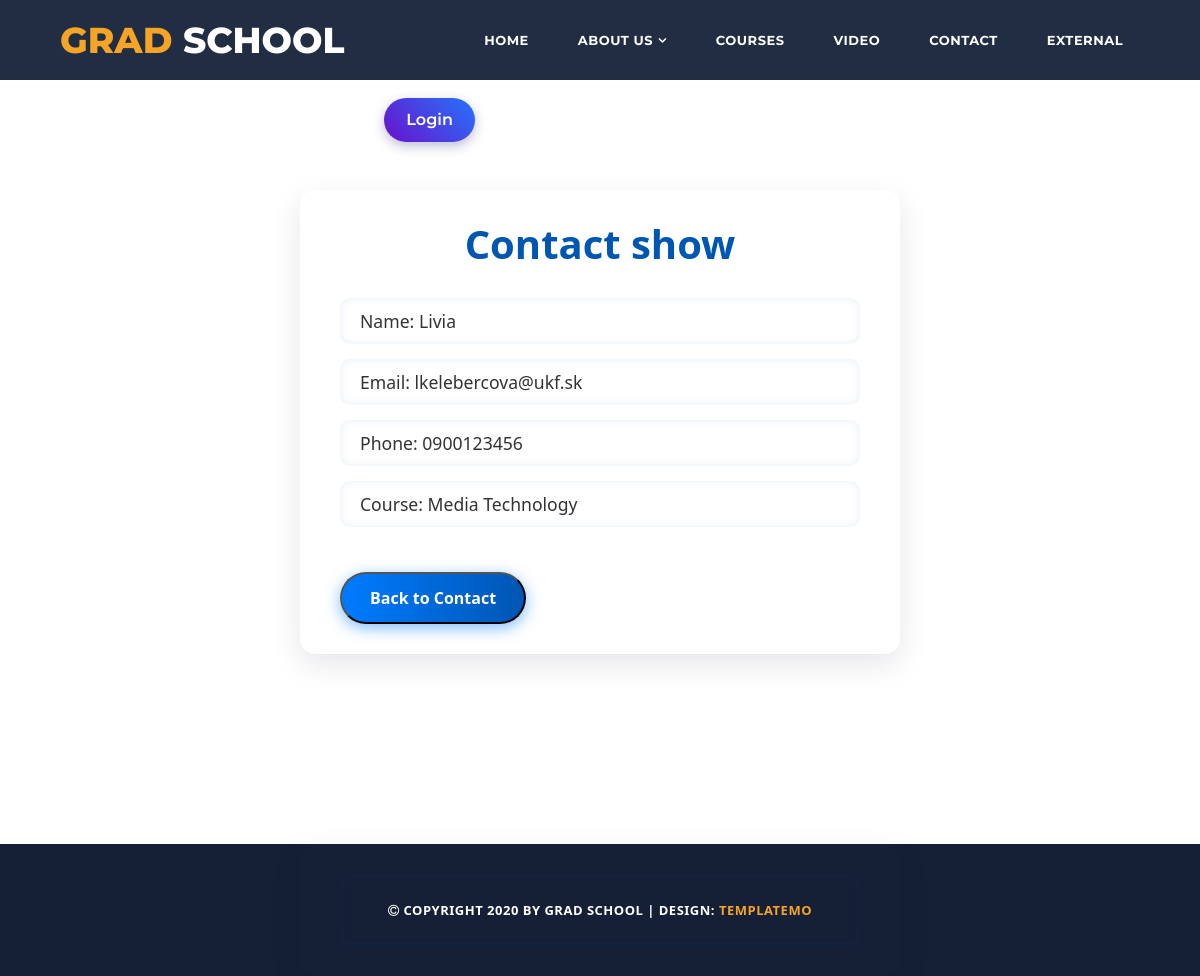
The app's page /contact-show.php?id=1 with its own data.
### tables this page shows
CREATE TABLE `contact` (
  `id` int(11) NOT NULL AUTO_INCREMENT,
  `name` varchar(150) NOT NULL,
  `email` varchar(150) NOT NULL,
  `phone` varchar(15) NOT NULL,
  `course` varchar(150) DEFAULT NULL,
  PRIMARY KEY (`id`)
);

### _inc/classes/Database.php (called while the page is built, shortened)
<?php
class Database
{
    private string $host;
    private string $db;
    private string $user;
    private string $pass;
    private string $charset;
    private ?PDO $pdo = null;
    public function __construct(
        string $host = "localhost",
        string $db = "db_pre_sait",
        string $user = "root",
        string $pass = "",
        string $charset = "utf8"
    ) {
        $this->host = $host;
        $this->db = $db;
        $this->user = $user;
        $this->pass = $pass;
        $this->charset = $charset;
    }
    private function connect(): void
    {
        $dsn = "mysql:host={$this->host};dbname={$this->db};charset={$this->charset}";
        try {
            $this->pdo = new PDO($dsn, $this->user, $this->pass, [
                PDO::ATTR_ERRMODE => PDO::ERRMODE_EXCEPTION,
                PDO::ATTR_DEFAULT_FETCH_MODE => PDO::FETCH_ASSOC,
                PDO::ATTR_EMULATE_PREPARES => false,
            ]);
        } catch (PDOException $e) {
            error_log("Database connection error: " . $e->getMessage());
            exit("Database error. Please contact administrator.");
        }
    }
    public function getConnection(): ?PDO
    {
        return $this->pdo;
    }
}
?>

### _inc/classes/Contact.php (called while the page is built, shortened)
<?php
class Contact
{
    private $db;
    public function __construct(Database $database)
    {
        $this->db = $database->getConnection();
    }
    public function show($id)
    {
        $query = "SELECT * FROM contact WHERE id = :id";
        $stmt = $this->db->prepare($query);
        $stmt->bindParam(":id", $id, PDO::PARAM_INT);
        $stmt->execute();
        return $stmt->fetch(PDO::FETCH_ASSOC);
    }
}
?>

### contact-show.php (the view, shortened to what this page needs)
<?php
include('partials/header.php');
$db = new Database();
$contact = new Contact($db);
if(isset($_GET['id'])){
    $id = $_GET['id'];
    $contactData = $contact->show($id);
}
?>
<section class="container">
    <h1>Contact show</h1>
    <p>Name: <?php echo htmlspecialchars($contactData['name']); ?></p>
    <p>Email: <?php echo htmlspecialchars($contactData['email']); ?></p>
    <p>Phone: <?php echo htmlspecialchars($contactData['phone']); ?></p>
    <p>Course: <?php echo htmlspecialchars($contactData['course'] ?? ''); ?></p>
    <button class="button" onclick="window.location.href='admin.php'">Back to Contact</button>
</section>
<?php
include('partials/footer.php');
?>

### assets/css/templatemo-grad-school.css (style rules this page uses)
body { font-family: 'Montserrat', sans-serif; }
p { font-size: 13px; line-height: 22px; }

### assets/css/contact-show.css (style rules this page uses)
.container { margin-top: 190px; padding: 30px 40px; max-width: 600px; margin-left: auto; margin-right: auto; font-family: 'Segoe UI', Tahoma, Geneva, Verdana, sans-serif; border-radius: 15px; box-shadow: 0 10px 30px rgba(0, 0, 50, 0.1); color: #333; }
h1 { font-weight: 700; color: #0056b3; text-align: center; margin-bottom: 30px; }
p { font-size: 1.1rem; margin-bottom: 15px; padding: 12px 20px; border-radius: 10px; box-shadow: inset 0 0 8px rgba(0, 86, 179, 0.1); }
.button { display: inline-block; margin-top: 30px; padding: 12px 28px; background: linear-gradient(90deg, #007BFF, #0056b3); color: white; font-weight: 600; text-decoration: none; border-radius: 30px; box-shadow: 0 4px 15px rgba(0, 123, 255, 0.5); transition: background 0.3s ease, transform 0.2s ease, box-shadow 0.3s ease; }

### records on screen
contact: name "Livia", email "lkelebercova@ukf.sk", phone "0900123456", course "Media Technology"

### other values on screen
$page_name "HOME"
$page_name "ABOUT US"
$page_name "COURSES"
$page_name "VIDEO"
$page_name "CONTACT"
$page_name "EXTERNAL"
